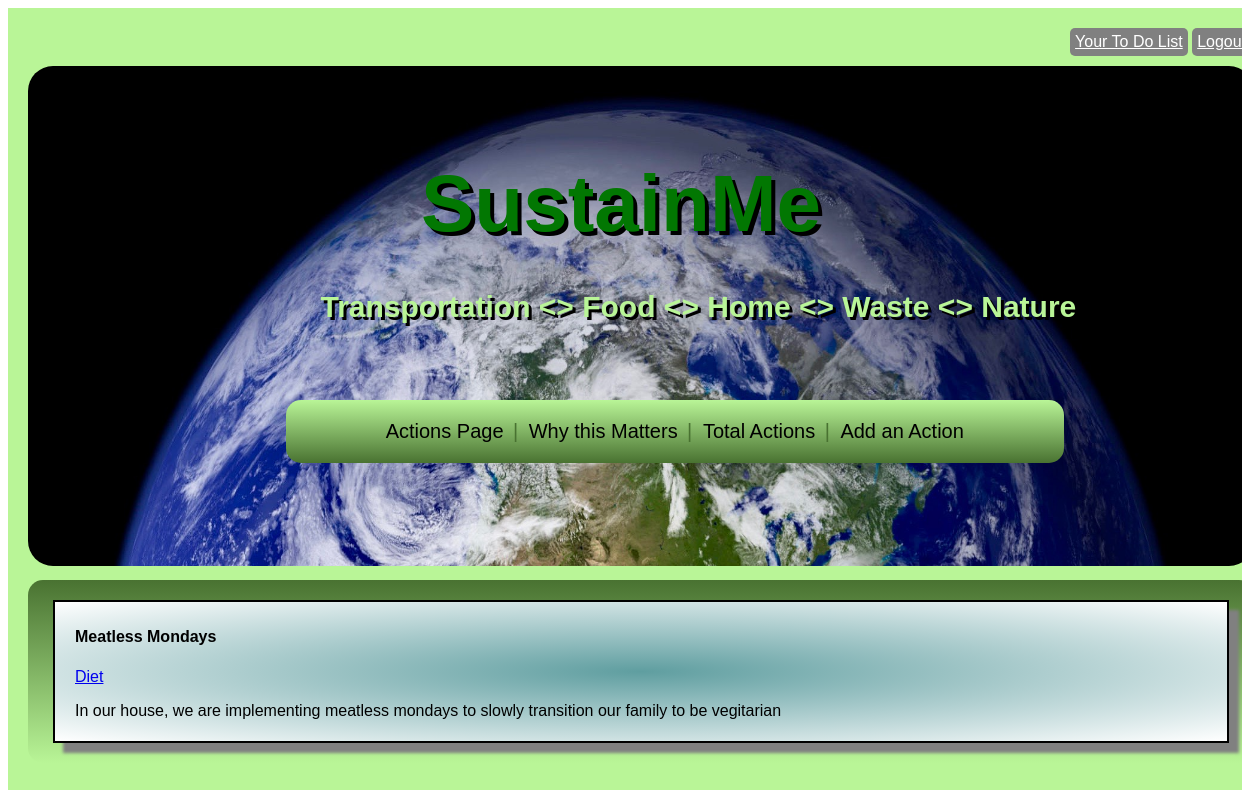
The page /profile/Diet on the database as committed earlier.
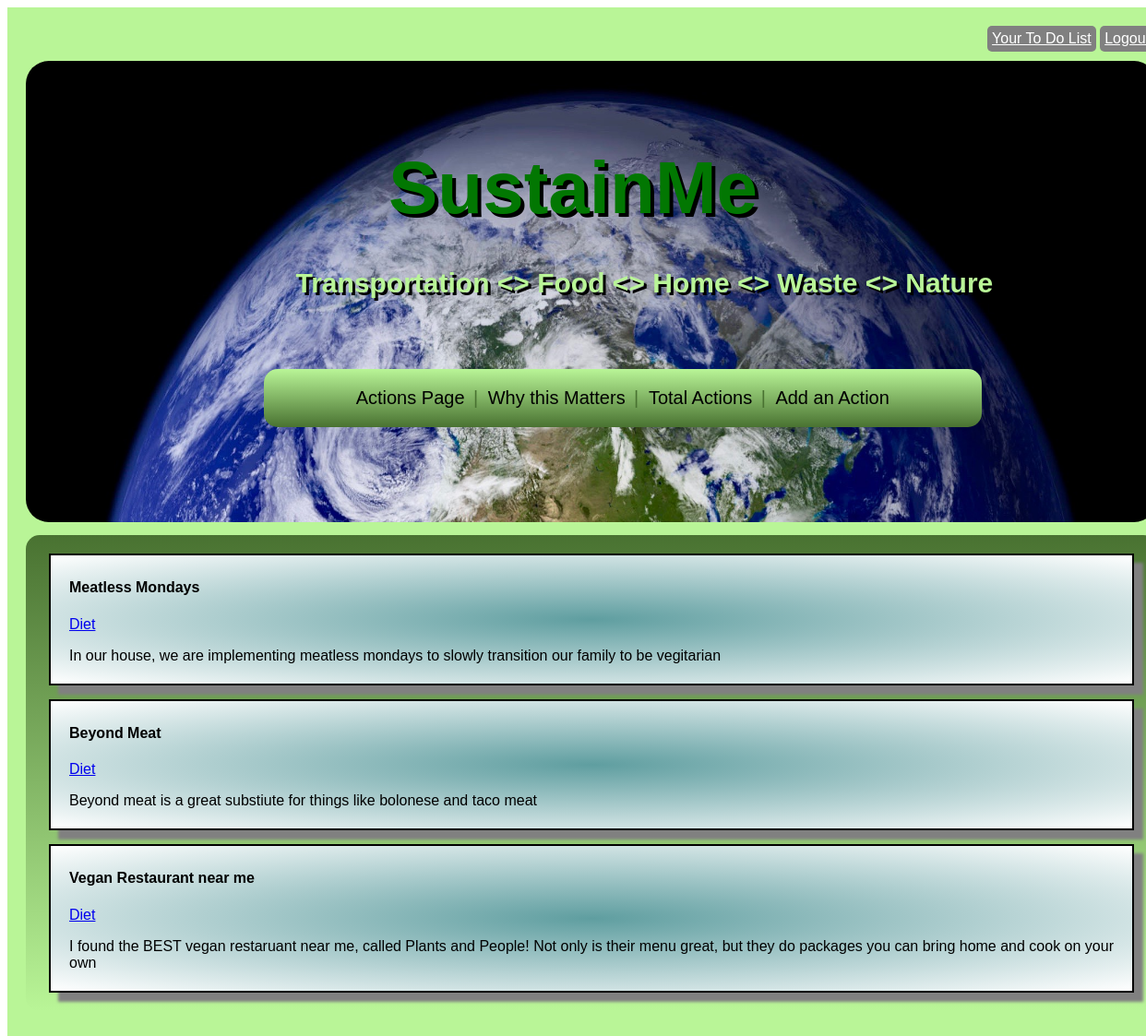
The same page on the database as committed later.
### webpage_sustain_me/models.py (models this page shows)
class Action(models.Model):
    title = models.TextField()
    topic = models.CharField(max_length=255)
    description = models.TextField()
    created_at = models.DateTimeField(auto_now_add=True)
    updated_at = models.DateTimeField(auto_now=True)
    creator = models.ForeignKey(User, related_name="actions", on_delete = models.CASCADE)
    favorited_by = models.ManyToManyField(User, related_name="actions_to_do")
    objects = ActionManager()

### webpage_sustain_me/views.py (the view)
# urls.py: path('profile/<str:topic>', views.topic_prof),
def topic_prof(request, topic):
    context = {
        'topic': Action.objects.filter(topic=topic)
    }
    return render(request, 'topic_prof.html', context)

### webpage_sustain_me/templates/topic_prof.html (shortened to what this page needs)
<!DOCTYPE html>
<html lang="en">
<head>
    {% load static %}
</head>
<body>
    <div id=container>
        <a id=to_do href="/to_do_list">Your To Do List</a>
        <a id=logout href="/logout">Logout</a>
        <div id=header>
            <img src={% static "/images/earth.jpeg" %} alt="Earth Image" >
            <h1 id=sustain_logo>SustainMe</h1>
            <p id=sustain_description>Transportation <> Food <> Home <> Waste <> Nature </p>
            <ul>
                <li><a href="/home">Actions Page</a></li>
                <li class = in_between> | </li>
                <li><a href="/why_this_matters">Why this Matters</a></li>
                <li class = in_between> | </li>
                <li><a href="/totals">Total Actions</a></li>
                <li class = in_between> | </li>
                <li><a href="/add">Add an Action</a></li>
            </ul>
        </div>
        <div id=content>
            {% for action in topic %}
                <div class=action>
                    <h4>{{action.title}}</h4>
                    <a href='/profile/{{action.topic}}'>{{action.topic}}</a>
                    <p>{{action.description}}</p>
                </div>
            {% endfor %}
        </div>
   </div>
</body>
</html>

### webpage_sustain_me/templates/topic_prof.html (style rules this page uses)
* { font-family: Helvetica, sans-serif; }
#container { background-color: rgb(185, 245, 151); padding: 20px; width: 100%; height: 100%; overflow: scroll; }
#logout { display: inline-block; background-color: gray; color: white; padding: 5px; border-radius: 5px; }
#to_do { margin: 0px 0px 10px 85%; display: inline-block; background-color: gray; color: white; padding: 5px; border-radius: 5px; }
img { width: 100%; height: 500px; border-radius: 25px; }
#sustain_logo { font-size: 80px; position: absolute; top: 150px; left: 50%; transform: translate(-50%, -50%); color: rgb(2, 119, 2); text-shadow: 4px 4px black; padding: 10px; border-radius: 25px; font-family: Helvetica, sans-serif; }
#sustain_description { font-size: 30px; position: absolute; top: 250px; left: 25%; color: rgb(185, 245, 151); text-shadow: 3px 3px black; padding: 10px; border-radius: 15px; font-family: Helvetica, sans-serif; font-weight: bold; }
ul { position: absolute; top: 400px; left: 23%; list-style-type: none; margin: 0; padding: 20px 100px; background-image: linear-gradient(rgb(185, 245, 151), rgb(73, 114, 49)); border-radius: 15px; }
li { display: inline; font-size: 20px; font-family: Helvetica, sans-serif; }
li a { color: black; text-decoration: none; font-family: Helvetica, sans-serif; }
.in_between { color:rgb(73, 114, 49); font-family: Helvetica, sans-serif; padding: 0px 5px; }
.action { border: 2px solid black; padding: 5px 20px; margin: 15px; background-image: radial-gradient(cadetblue, white); box-shadow: 10px 10px 3px gray; }
#content { background-image: linear-gradient(rgb(73, 114, 49), rgb(185, 245, 151)); padding: 5px 10px; border-radius: 15px; margin: 10px 0px; }

Rows that differ between the two databases and show on the page:
added Action: title "Beyond Meat", topic "Diet", description "Beyond meat is a great substiute for things like bolonese and taco meat"
added Action: title "Vegan Restaurant near me", topic "Diet", description "I found the BEST vegan restaruant near me, called Plants and People! Not only is their menu great, but they do packages you can bring home and cook on your own"
